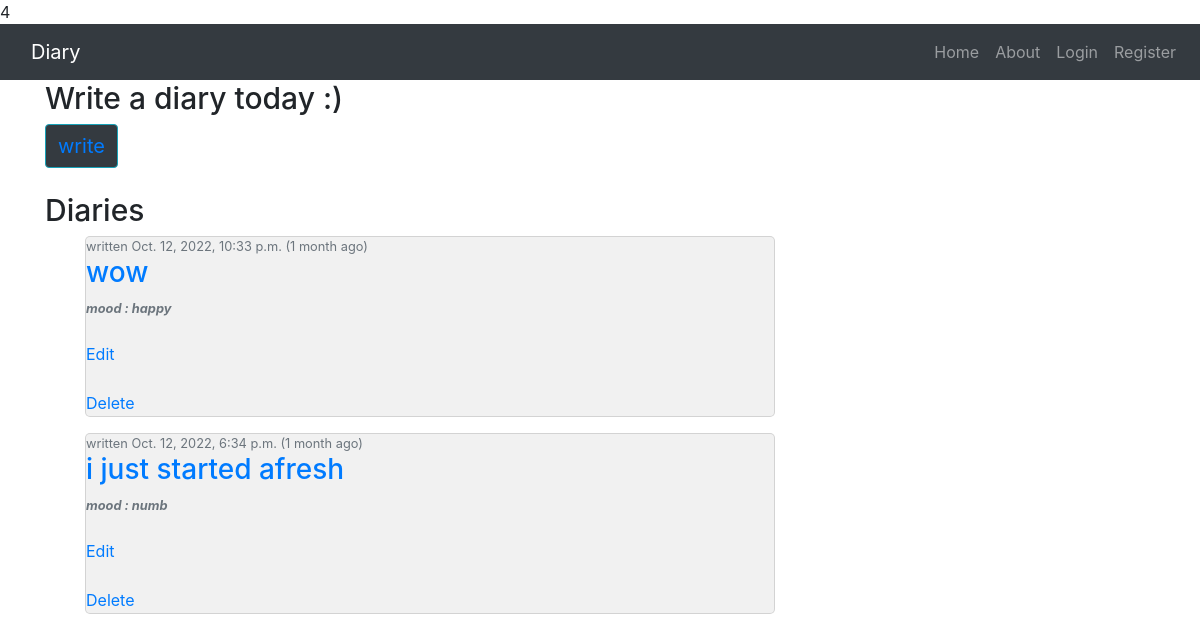
Screenshot of /diary/ with the database file from the repository.
### Diary/models.py (models this page shows, shortened)
class Journal(models.Model):
    pass
    moods = [
        ("happy", "happy"),
        ("numb", "numb"),
        ("angry", "angry")
    ]
    date = models.DateTimeField(primary_key= False, blank=False)
    story = models.TextField(blank=False, primary_key= False)
    title = models.CharField(max_length=250)
    mood = models.CharField(max_length=15, choices=moods,default="numb", blank=False)
    class Meta:
        ordering = ["-date"]

### Diary/views.py (the view)
# urls.py: path("", views.home, name="diary-home"),
def home(request):
    journals = Journal.objects.all()
    return render(request, "diary/home.html", context={"journals": journals})

### Diary/templates/Diary/home.html
{% extends 'diary/index.html' %}
{% block content %}
<h2>Write a  diary today :)</h2>
<button class="btn btn-outline-info bg-dark" type="submit"><a class="tap" href="{% url 'create' %}">write</a></button>
<br><br>
<h2>Diaries</h2>
{% for story in journals %}
<article class="media content-section">
    <div class="media-body">
        <div class="article-metadata">
            <ul>
                <li class="card">
                    <small class="text-muted"> written {{ story.date }}   ({{ story.date|timesince }} ago)</small>
                    <h3><a href="{% url 'read' story.id %}" class="article-title">{{ story.title }}</a></h3>
                    <small class="text-muted"><i><b>mood : {{ story.mood }}</b></i></small> <br>
                    <a href="{% url 'edit' story.id %}">Edit</a> &nbsp; &nbsp; <a href="{% url 'delete' story.id %}">Delete</a>
                </li>
            </ul>
        </div>
    </div>
</article>
{% endfor %}
{% endblock %}

### Diary/static/Diary/main.css (style rules this page uses)
h3 { padding-bottom: 1px; }
a { padding-bottom: 1px; }
h2 { padding: auto; font-size: 30px; }
.tap { font-size: 20px; }
.card { background-color: #f1f1f1; border-radius: 5px; }

### rows the page displays
Journal: date "Oct. 12, 2022, 10:33 p.m.", date "1 month", title "wow", mood "happy"
Journal: date "Oct. 12, 2022, 6:34 p.m.", date "1 month", title "i just started afresh", mood "numb"
